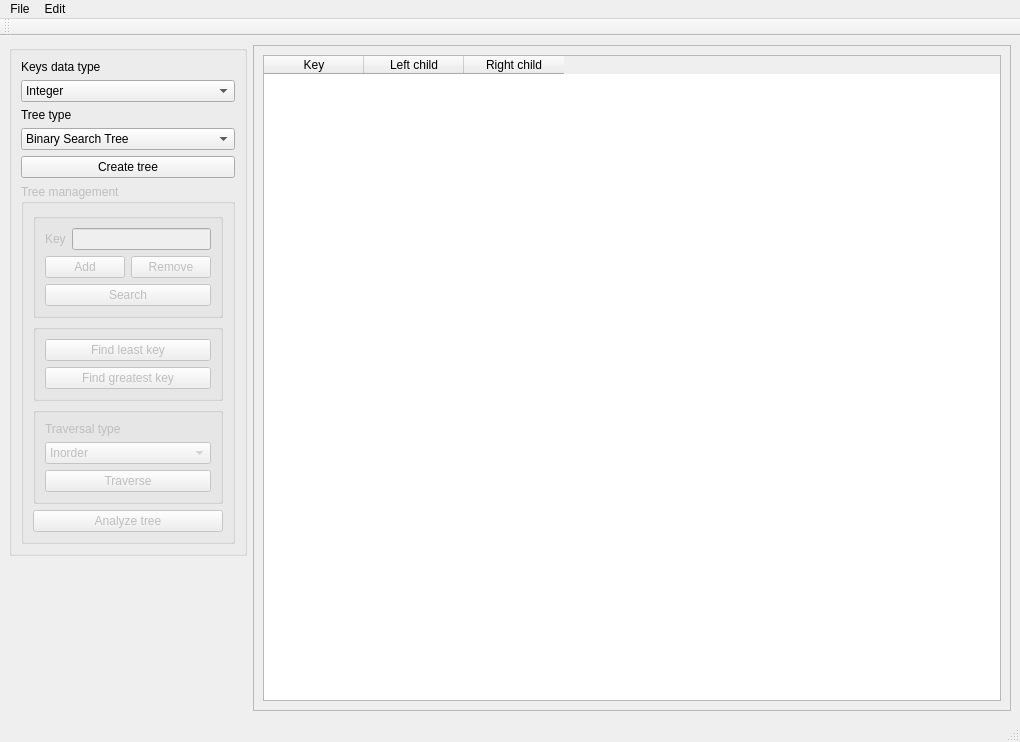
<?xml version="1.0" encoding="UTF-8"?>
<ui version="4.0">
 <class>MainWindow</class>
 <widget class="QMainWindow" name="MainWindow">
  <property name="geometry">
   <rect>
    <x>0</x>
    <y>0</y>
    <width>1020</width>
    <height>742</height>
   </rect>
  </property>
  <property name="windowTitle">
   <string>MainWindow</string>
  </property>
  <widget class="QWidget" name="centralwidget">
   <layout class="QHBoxLayout" name="horizontalLayout_3">
    <item alignment="Qt::AlignTop">
     <widget class="QGroupBox" name="groupBox_create_and_manag">
      <property name="sizePolicy">
       <sizepolicy hsizetype="Fixed" vsizetype="Fixed">
        <horstretch>0</horstretch>
        <verstretch>0</verstretch>
       </sizepolicy>
      </property>
      <property name="title">
       <string/>
      </property>
      <property name="alignment">
       <set>Qt::AlignLeading|Qt::AlignLeft|Qt::AlignVCenter</set>
      </property>
      <layout class="QVBoxLayout" name="verticalLayout_8">
       <item>
        <layout class="QVBoxLayout" name="verticalLayout">
         <item>
          <widget class="QLabel" name="label_typenode">
           <property name="text">
            <string>Keys data type</string>
           </property>
          </widget>
         </item>
         <item>
          <widget class="QComboBox" name="comboBox_typenode">
           <item>
            <property name="text">
             <string>Integer</string>
            </property>
           </item>
           <item>
            <property name="text">
             <string>Double</string>
            </property>
           </item>
           <item>
            <property name="text">
             <string>String</string>
            </property>
           </item>
          </widget>
         </item>
        </layout>
       </item>
       <item>
        <layout class="QVBoxLayout" name="verticalLayout_2">
         <item>
          <widget class="QLabel" name="label_treetype">
           <property name="text">
            <string>Tree type</string>
           </property>
          </widget>
         </item>
         <item>
          <widget class="QComboBox" name="comboBox_treetype">
           <item>
            <property name="text">
             <string>Binary Search Tree</string>
            </property>
           </item>
          </widget>
         </item>
        </layout>
       </item>
       <item>
        <widget class="QPushButton" name="pushButton_create_tree">
         <property name="text">
          <string>Create tree</string>
         </property>
        </widget>
       </item>
       <item>
        <widget class="QGroupBox" name="groupBox_tree_manag">
         <property name="enabled">
          <bool>false</bool>
         </property>
         <property name="title">
          <string>Tree management</string>
         </property>
         <layout class="QVBoxLayout" name="verticalLayout_6">
          <item>
           <widget class="QGroupBox" name="groupBox_key_op">
            <property name="title">
             <string/>
            </property>
            <layout class="QVBoxLayout" name="verticalLayout_3">
             <item>
              <layout class="QHBoxLayout" name="horizontalLayout">
               <item>
                <widget class="QLabel" name="label_key">
                 <property name="text">
                  <string>Key</string>
                 </property>
                </widget>
               </item>
               <item>
                <widget class="QLineEdit" name="lineEdit_key">
                 <property name="maxLength">
                  <number>128</number>
                 </property>
                </widget>
               </item>
              </layout>
             </item>
             <item>
              <layout class="QHBoxLayout" name="horizontalLayout_2">
               <item>
                <widget class="QPushButton" name="pushButton_Add">
                 <property name="text">
                  <string>Add</string>
                 </property>
                </widget>
               </item>
               <item>
                <widget class="QPushButton" name="pushButton_Remove">
                 <property name="text">
                  <string>Remove</string>
                 </property>
                </widget>
               </item>
              </layout>
             </item>
             <item>
              <widget class="QPushButton" name="pushButton_Search">
               <property name="text">
                <string>Search</string>
               </property>
              </widget>
             </item>
            </layout>
           </widget>
          </item>
          <item>
           <widget class="QGroupBox" name="groupBox_4">
            <property name="title">
             <string/>
            </property>
            <layout class="QVBoxLayout" name="verticalLayout_7">
             <item>
              <layout class="QVBoxLayout" name="verticalLayout_4">
               <item>
                <widget class="QPushButton" name="pushButton_getmin">
                 <property name="text">
                  <string>Find least key</string>
                 </property>
                </widget>
               </item>
               <item>
                <widget class="QPushButton" name="pushButton_getmax">
                 <property name="text">
                  <string>Find greatest key</string>
                 </property>
                </widget>
               </item>
              </layout>
             </item>
            </layout>
           </widget>
          </item>
          <item>
           <widget class="QGroupBox" name="groupBox_5">
            <property name="title">
             <string/>
            </property>
            <layout class="QVBoxLayout" name="verticalLayout_5">
             <item>
              <widget class="QLabel" name="label_travtype">
               <property name="text">
                <string>Traversal type</string>
               </property>
              </widget>
             </item>
             <item>
              <widget class="QComboBox" name="comboBox_travtype">
               <item>
                <property name="text">
                 <string>Inorder</string>
                </property>
               </item>
               <item>
                <property name="text">
                 <string>Preorder</string>
                </property>
               </item>
               <item>
                <property name="text">
                 <string>Postorder</string>
                </property>
               </item>
              </widget>
             </item>
             <item>
              <widget class="QPushButton" name="pushButton_Traverse">
               <property name="text">
                <string>Traverse</string>
               </property>
              </widget>
             </item>
            </layout>
           </widget>
          </item>
          <item>
           <widget class="QPushButton" name="pushButton_Analyze">
            <property name="text">
             <string>Analyze tree</string>
            </property>
           </widget>
          </item>
         </layout>
        </widget>
       </item>
      </layout>
     </widget>
    </item>
    <item>
     <widget class="QScrollArea" name="scrollArea">
      <property name="widgetResizable">
       <bool>true</bool>
      </property>
      <widget class="QWidget" name="scrollAreaWidgetContents">
       <property name="geometry">
        <rect>
         <x>0</x>
         <y>0</y>
         <width>736</width>
         <height>649</height>
        </rect>
       </property>
       <layout class="QVBoxLayout" name="verticalLayout_9">
        <item>
         <widget class="QTableWidget" name="tableWidget">
          <column>
           <property name="text">
            <string>Key</string>
           </property>
          </column>
          <column>
           <property name="text">
            <string>Left child</string>
           </property>
          </column>
          <column>
           <property name="text">
            <string>Right child</string>
           </property>
          </column>
         </widget>
        </item>
       </layout>
      </widget>
     </widget>
    </item>
   </layout>
  </widget>
  <widget class="QMenuBar" name="menubar">
   <property name="geometry">
    <rect>
     <x>0</x>
     <y>0</y>
     <width>1020</width>
     <height>25</height>
    </rect>
   </property>
   <widget class="QMenu" name="menu_file">
    <property name="title">
     <string>File</string>
    </property>
    <addaction name="action_open"/>
    <addaction name="separator"/>
    <addaction name="action_save"/>
    <addaction name="action_save_as"/>
    <addaction name="separator"/>
    <addaction name="action_exit"/>
   </widget>
   <widget class="QMenu" name="menu_edit">
    <property name="title">
     <string>Edit</string>
    </property>
    <addaction name="action_undo"/>
   </widget>
   <addaction name="menu_file"/>
   <addaction name="menu_edit"/>
  </widget>
  <widget class="QStatusBar" name="statusbar"/>
  <widget class="QToolBar" name="toolBar">
   <property name="windowTitle">
    <string>toolBar</string>
   </property>
   <attribute name="toolBarArea">
    <enum>TopToolBarArea</enum>
   </attribute>
   <attribute name="toolBarBreak">
    <bool>false</bool>
   </attribute>
  </widget>
  <action name="action_save">
   <property name="enabled">
    <bool>false</bool>
   </property>
   <property name="text">
    <string>Save</string>
   </property>
   <property name="shortcut">
    <string>Ctrl+S</string>
   </property>
  </action>
  <action name="action_save_as">
   <property name="enabled">
    <bool>false</bool>
   </property>
   <property name="text">
    <string>Save as</string>
   </property>
   <property name="shortcut">
    <string>Ctrl+Shift+S</string>
   </property>
  </action>
  <action name="action_open">
   <property name="text">
    <string>Open</string>
   </property>
   <property name="shortcut">
    <string>Ctrl+O</string>
   </property>
  </action>
  <action name="action_undo">
   <property name="enabled">
    <bool>false</bool>
   </property>
   <property name="text">
    <string>Undo</string>
   </property>
   <property name="shortcut">
    <string>Ctrl+Z</string>
   </property>
  </action>
  <action name="action_exit">
   <property name="text">
    <string>Exit</string>
   </property>
   <property name="shortcut">
    <string>Ctrl+Q</string>
   </property>
  </action>
 </widget>
 <resources/>
 <connections/>
</ui>
